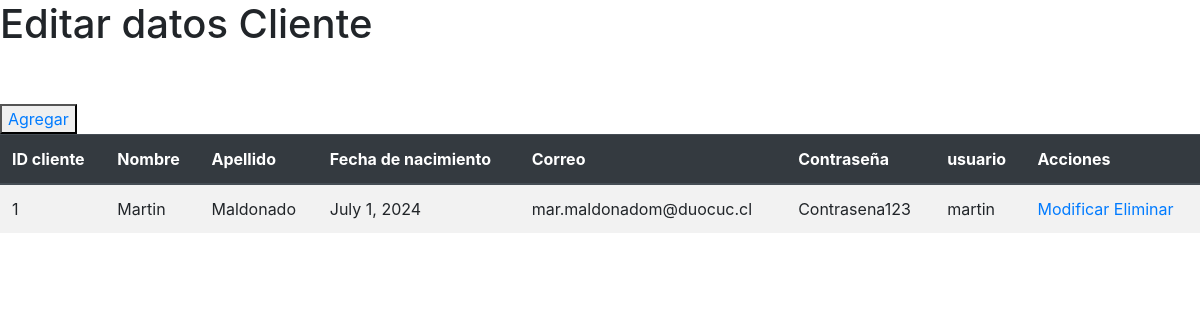
The app's page /clientes/crud, older data.
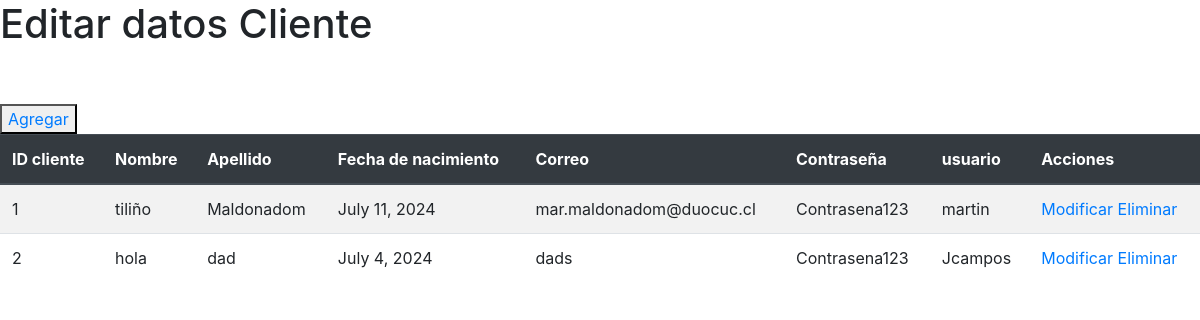
The same page, newer data.
### clientes/models.py (models this page shows, shortened)
class Cliente(models.Model):
    user   = models.OneToOneField(User, on_delete=models.CASCADE)
    nombre = models.CharField(max_length=100)
    apellido = models.CharField(max_length=100)
    fecha_nacimiento = models.DateField()
    email = models.EmailField()
    password = models.CharField(max_length=100)

### clientes/views.py (the view)
# urls.py: path('crud', views.crud_clientes, name='crud'),
def crud_clientes(request):
    clientes = Cliente.objects.all()
    context = {'clientes' : clientes}
    return render(request, 'clientes/clientes_list.html',context)

### clientes/templates/clientes/clientes_list.html (shortened to what this page needs)
{% load static %}
<!DOCTYPE html>
<html lang="en">
<head>
    <link rel="stylesheet" href="">
    <link rel="stylesheet" href="https://cdn.jsdelivr.net/npm/bootstrap@4.6.2/dist/css/bootstrap.min.css">
</head>
<body>
    <h1>Editar datos Cliente</h1> <br>
    <br>
    <button type="button">
        <a href="{% url 'clientesAdd' %}"> Agregar</a>
    </button>
    <table>
        {% if clientes %}
        <table class="table table-striped">
            <thead class="thead-dark">
                <tr>
                    <th scope="col">ID cliente</th>
                    <th scope="col">Nombre</th>
                    <th scope="col">Apellido</th>
                    <th scope="col">Fecha de nacimiento</th>
                    <th scope="col">Correo</th>
                    <th scope="col">Contraseña</th>
                    <th scope="col">usuario</th>
                    <th scope="col">Acciones</th>
                </tr>
            </thead>
            <tbody>
            {% for x in clientes %}
            <tr>
                <td>{{ x.id }}</td>
                <td>{{ x.nombre }} </td>
                <td>{{ x.apellido }}</td>
                <td>{{ x.fecha_nacimiento }}</td>
                <td>{{ x.email }}</td>
                <td>{{ x.password }}</td>
                <td>{{ x.user }}</td>
                <td>
                    <a href="{% url 'clientes_findEdit' pk=x.id  %}">Modificar</a>
                    <a href="{% url 'clientes_del' pk=x.id  %}">Eliminar</a>
                </td>
            </tr>
            {% endfor %}
        </tbody>
    </table>
        {% else %}
        <tr>
            <td colspan="7">No hay clientes disponibles</td>
        </tr>
        {% endif %}
    </table>
</body>
</html>

Row changes from the older to the newer data that the page shows:
changed Cliente "mar.maldonadom@duocuc.cl": nombre "Martin" → "tiliño"; apellido "Maldonado" → "Maldonadom"; fecha_nacimiento "July 1, 2024" → "July 11, 2024"
added Cliente: id "2", nombre "hola", apellido "dad", fecha_nacimiento "July 4, 2024", email "dads", password "Contrasena123", user "Jcampos"
